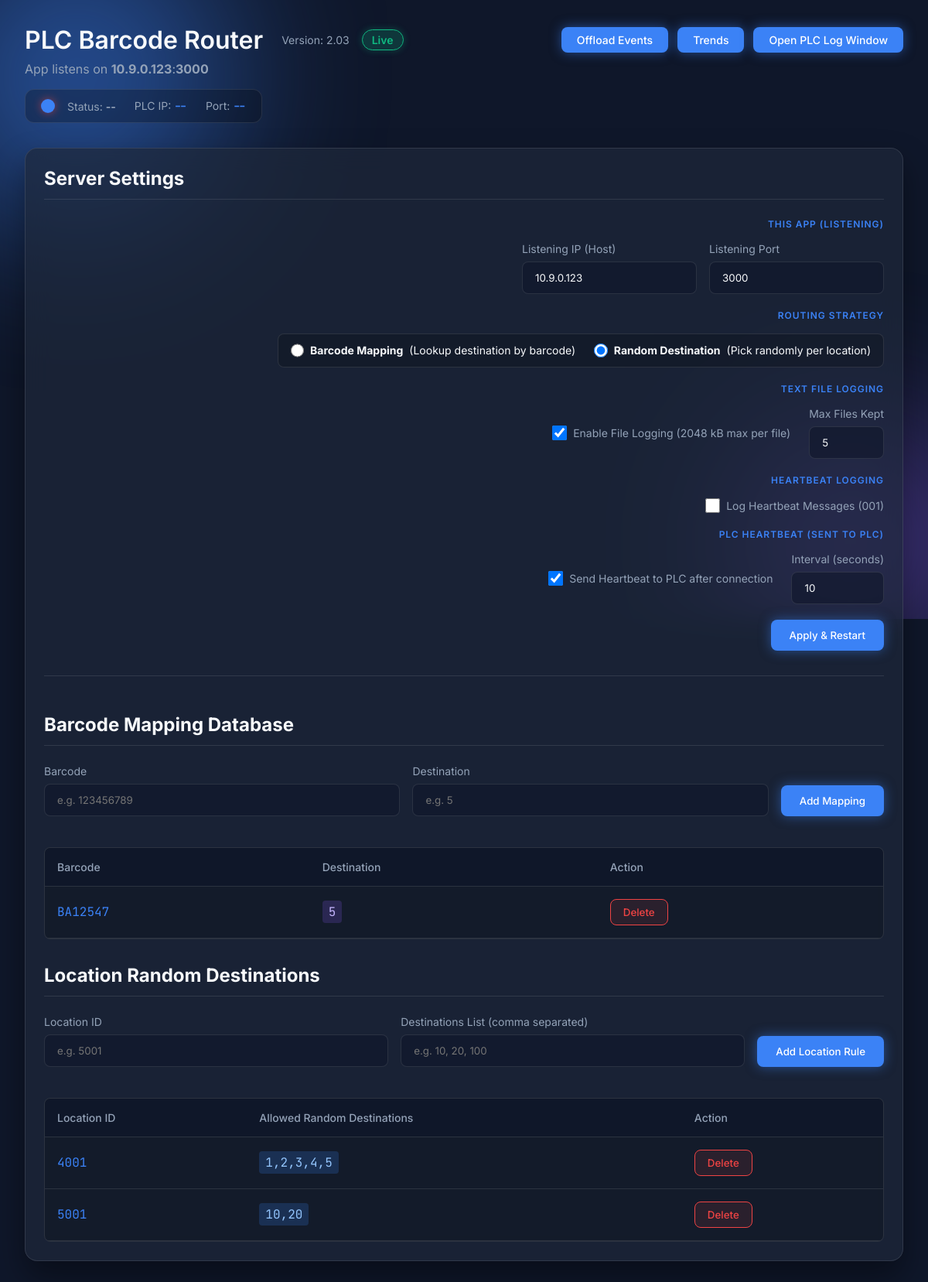
The page / on the database its author committed.
### tables this page shows
CREATE TABLE settings (
            id INTEGER PRIMARY KEY CHECK (id = 1),
            host TEXT NOT NULL,
            port INTEGER NOT NULL
        , log_to_file INTEGER NOT NULL DEFAULT 0, log_file_count INTEGER NOT NULL DEFAULT 5, routing_mode TEXT NOT NULL DEFAULT 'barcode', log_heartbeat INTEGER NOT NULL DEFAULT 1, heartbeat_interval INTEGER NOT NULL DEFAULT 10, heartbeat_enabled INTEGER NOT NULL DEFAULT 1);

CREATE TABLE routing (
            id INTEGER PRIMARY KEY AUTOINCREMENT,
            barcode TEXT UNIQUE NOT NULL,
            destination INTEGER NOT NULL
        );

CREATE TABLE random_routing (
            id INTEGER PRIMARY KEY AUTOINCREMENT,
            location TEXT NOT NULL,
            destinations TEXT NOT NULL
        );

### main.py (the view)
@app.get("/", response_class=HTMLResponse)
async def read_root(request: Request):
    mappings = database.get_all_mappings()
    random_rules = database.get_all_random_rules()
    settings = database.get_settings()
    return templates.TemplateResponse(
        request=request,
        name="index.html",
        context={"request": request, "mappings": mappings, "random_rules": random_rules, "settings": settings}
    )

### templates/index.html (shortened to what this page needs)
<!DOCTYPE html>
<html lang="en">
<head>
    <link rel="stylesheet" href="/static/style.css?v=10">
</head>
<body>
    <div class="background">
        <div class="blob blob1"></div>
        <div class="blob blob2"></div>
    </div>
    <div class="container">
        <header>
            <div style="display:flex; align-items:center; justify-content:space-between; flex-wrap:wrap; gap:1rem;">
                <h1>PLC Barcode Router <span style="font-size: 0.875rem; color: var(--text-muted); font-weight: 400; margin-left: 0.5rem;">Version: 2.03</span> <span class="badge" id="status-badge">Live</span></h1>
                <div style="display:flex; align-items:center; gap:0.75rem; flex-wrap:wrap;">
                    <a class="btn primary-btn popout-btn" href="/offload" style="text-decoration:none;">Offload Events</a>
                    <a class="btn primary-btn popout-btn" href="/trends" style="text-decoration:none;">Trends</a>
                    <button class="btn primary-btn popout-btn" id="popout-logs" onclick="openLogsWindow()">Open PLC Log Window</button>
                </div>
            </div>
            <p>App listens on <strong id="header-host">{{ settings.host }}</strong>:<strong id="header-port">{{ settings.port }}</strong></p>
            <div class="connection-bar">
                <span class="led led-disconnected" id="conn-led"></span>
                <div class="conn-info">
                    <span class="conn-item">Status: <strong id="conn-status">--</strong></span>
                    <span class="conn-item">PLC IP: <strong id="conn-plc-ip" class="font-mono">--</strong></span>
                    <span class="conn-item">Port: <strong id="conn-port" class="font-mono">--</strong></span>
                </div>
            </div>
        </header>
        <div class="grid">
            <div class="panel management">
                <div class="panel-header">
                    <h2>Server Settings</h2>
                </div>
                <form id="settings-form" class="glass-form" style="margin-bottom: 2rem; padding-bottom: 2rem; border-bottom: 1px solid var(--border-color); flex-direction: column; gap: 0.75rem;">
                    <p class="settings-section-label">This App (Listening)</p>
                    <div style="display:flex; gap:1rem; flex-wrap:wrap;">
                        <div class="form-group">
                            <label for="host">Listening IP (Host)</label>
                            <input type="text" id="host" name="host" value="{{ settings.host }}" required>
                        </div>
                        <div class="form-group">
                            <label for="port">Listening Port</label>
                            <input type="number" id="port" name="port" value="{{ settings.port }}" required>
                        </div>
                    </div>
                    <p class="settings-section-label" style="margin-top:0.5rem;">Routing Strategy</p>
                    <div style="display:flex; gap:1.5rem; align-items:center; flex-wrap:wrap; background: rgba(0,0,0,0.2); padding: 0.75rem 1rem; border-radius: 0.5rem; border: 1px solid var(--border-color);">
                        <label style="display:flex; align-items:center; gap:0.5rem; cursor:pointer; margin:0; color:var(--text-main);">
                            <input type="radio" name="routing_mode" value="barcode" {% if settings.routing_mode == 'barcode' %}checked{% endif %} style="width:1.1rem; height:1.1rem;">
                            <strong>Barcode Mapping</strong> (Lookup destination by barcode)
                        </label>
                        <label style="display:flex; align-items:center; gap:0.5rem; cursor:pointer; margin:0; color:var(--text-main);">
                            <input type="radio" name="routing_mode" value="random" {% if settings.routing_mode == 'random' %}checked{% endif %} style="width:1.1rem; height:1.1rem;">
                            <strong>Random Destination</strong> (Pick randomly per location)
                        </label>
                    </div>
                    <p class="settings-section-label" style="margin-top:0.5rem;">Text File Logging</p>
                    <div style="display:flex; gap:1.5rem; align-items:center; flex-wrap:wrap;">
                        <div style="display:flex; align-items:center; gap:0.5rem;">
                            <input type="checkbox" id="log_to_file" name="log_to_file" value="true" {% if settings.log_to_file %}checked{% endif %} style="width: 1.2rem; height: 1.2rem; cursor: pointer;">
                            <label for="log_to_file" style="cursor: pointer; margin:0;">Enable File Logging (2048 kB max per file)</label>
                        </div>
                        <div class="form-group" style="max-width: 150px;">
                            <label for="log_file_count">Max Files Kept</label>
                            <input type="number" id="log_file_count" name="log_file_count" value="{{ settings.log_file_count }}" min="1" max="50" required>
                        </div>
                    </div>
                    <p class="settings-section-label" style="margin-top:0.5rem;">Heartbeat Logging</p>
                    <div style="display:flex; gap:1.5rem; align-items:center; flex-wrap:wrap;">
                        <div style="display:flex; align-items:center; gap:0.5rem;">
                            <input type="checkbox" id="log_heartbeat" name="log_heartbeat" value="true" {% if settings.log_heartbeat %}checked{% endif %} style="width: 1.2rem; height: 1.2rem; cursor: pointer;">
                            <label for="log_heartbeat" style="cursor: pointer; margin:0;">Log Heartbeat Messages (001)</label>
                        </div>
                    </div>
                    <p class="settings-section-label" style="margin-top:0.5rem;">PLC Heartbeat (Sent to PLC)</p>
                    <div style="display:flex; gap:1.5rem; align-items:center; flex-wrap:wrap;">
                        <div style="display:flex; align-items:center; gap:0.5rem;">
                            <input type="checkbox" id="heartbeat_enabled" name="heartbeat_enabled" value="true" {% if settings.heartbeat_enabled %}checked{% endif %} style="width: 1.2rem; height: 1.2rem; cursor: pointer;">
                            <label for="heartbeat_enabled" style="cursor: pointer; margin:0;">Send Heartbeat to PLC after connection</label>
                        </div>
                        <div class="form-group" style="max-width: 150px;">
                            <label for="heartbeat_interval">Interval (seconds)</label>
                            <input type="number" id="heartbeat_interval" name="heartbeat_interval" value="{{ settings.heartbeat_interval }}" min="1" max="3600" required>
                        </div>
                    </div>
                    <div style="margin-top:0.5rem;">
                        <button type="submit" class="btn primary-btn">Apply &amp; Restart</button>
                    </div>
                </form>
                <div class="panel-header" style="margin-top: 1rem;">
                    <h2>Barcode Mapping Database</h2>
                </div>
                <form id="add-form" class="glass-form">
                    <div class="form-group">
                        <label for="barcode">Barcode</label>
                        <input type="text" id="barcode" name="barcode" placeholder="e.g. 123456789" required autocomplete="off">
                    </div>
                    <div class="form-group">
                        <label for="destination">Destination</label>
                        <input type="number" id="destination" name="destination" placeholder="e.g. 5" min="0" required>
                    </div>
                    <button type="submit" class="btn primary-btn">Add Mapping</button>
                </form>
                <div class="table-container" style="max-height: 250px; margin-bottom: 2rem;">
                    <table id="mappings-table">
                        <thead>
                            <tr>
                                <th>Barcode</th>
                                <th>Destination</th>
                                <th>Action</th>
                            </tr>
                        </thead>
                        <tbody>
                            {% for m in mappings %}
                            <tr data-id="{{ m.id }}">
                                <td class="font-mono">{{ m.barcode }}</td>
                                <td><span class="dest-badge">{{ m.destination }}</span></td>
                                <td><button class="btn delete-btn" onclick="deleteMapping({{ m.id }})">Delete</button></td>
                            </tr>
                            {% endfor %}
                        </tbody>
                    </table>
                </div>
                <div class="panel-header">
                    <h2>Location Random Destinations</h2>
                </div>
                <form id="add-random-form" class="glass-form">
                    <div class="form-group">
                        <label for="location">Location ID</label>
                        <input type="text" id="location" name="location" placeholder="e.g. 5001" required autocomplete="off">
                    </div>
                    <div class="form-group">
                        <label for="destinations">Destinations List (comma separated)</label>
                        <input type="text" id="destinations" name="destinations" placeholder="e.g. 10, 20, 100" required autocomplete="off">
                    </div>
                    <button type="submit" class="btn primary-btn">Add Location Rule</button>
                </form>
                <div class="table-container" style="max-height: 250px;">
                    <table id="random-table">
                        <thead>
                            <tr>
                                <th>Location ID</th>
                                <th>Allowed Random Destinations</th>
                                <th>Action</th>
                            </tr>
                        </thead>
                        <tbody>
                            {% for r in random_rules %}
                            <tr data-id="{{ r.id }}">
                                <td class="font-mono">{{ r.location }}</td>
                                <td><span class="dest-badge" style="background: rgba(59, 130, 246, 0.2); color: #93c5fd;">{{ r.destinations }}</span></td>
                                <td><button class="btn delete-btn" onclick="deleteRandomRule({{ r.id }})">Delete</button></td>
                            </tr>
                            {% endfor %}
                        </tbody>
                    </table>
                </div>
            </div>
        </div>
    </div>
</body>
</html>

### static/style.css (style rules this page uses)
:root { --bg-dark: #0f172a; --panel-bg: rgba(30, 41, 59, 0.7); --border-color: rgba(255, 255, 255, 0.1); --text-main: #f8fafc; --text-muted: #94a3b8; --accent: #3b82f6; --accent-glow: rgba(59, 130, 246, 0.5); --accent-purple: #8b5cf6; --danger: #ef4444; --success: #10b981; }
* { box-sizing: border-box; margin: 0; padding: 0; }
body { background-color: var(--bg-dark); color: var(--text-main); font-family: 'Inter', sans-serif; min-height: 100vh; overflow-x: hidden; position: relative; }
.background { position: fixed; top: 0; left: 0; width: 100vw; height: 100vh; z-index: -1; overflow: hidden; }
.blob { position: absolute; border-radius: 50%; filter: blur(100px); opacity: 0.5; }
.blob1 { width: 400px; height: 400px; background: var(--accent); top: -100px; left: -100px; animation: float 10s ease-in-out infinite; }
.blob2 { width: 300px; height: 300px; background: var(--accent-purple); bottom: -50px; right: -50px; animation: float 8s ease-in-out infinite reverse; }
.container { max-width: 1400px; margin: 0 auto; padding: 2rem; }
header { margin-bottom: 2rem; display: flex; flex-direction: column; gap: 0.5rem; }
header h1 { font-size: 2rem; font-weight: 600; display: flex; align-items: center; gap: 1rem; }
.badge { background: rgba(16, 185, 129, 0.2); color: var(--success); font-size: 0.875rem; padding: 0.25rem 0.75rem; border-radius: 9999px; border: 1px solid var(--success); box-shadow: 0 0 10px rgba(16, 185, 129, 0.3); }
header p { color: var(--text-muted); }
.connection-bar { display: flex; align-items: center; gap: 1rem; background: rgba(0, 0, 0, 0.25); border: 1px solid var(--border-color); border-radius: 0.75rem; padding: 0.75rem 1.25rem; width: fit-content; margin-top: 0.5rem; }
.conn-info { display: flex; align-items: center; gap: 1.5rem; flex-wrap: wrap; }
.conn-item { color: var(--text-muted); font-size: 0.875rem; }
.led { width: 18px; height: 18px; border-radius: 50%; flex-shrink: 0; background: var(--danger); box-shadow: 0 0 12px rgba(239, 68, 68, 0.6); transition: background 0.3s ease, box-shadow 0.3s ease; }
.led-disconnected { background: #3b82f6; animation: led-blink 3s ease-in-out infinite; }
.grid { display: grid; grid-template-columns: 1fr; gap: 2rem; }
.panel { background: var(--panel-bg); backdrop-filter: blur(16px); -webkit-backdrop-filter: blur(16px); border: 1px solid var(--border-color); border-radius: 1rem; padding: 1.5rem; box-shadow: 0 20px 40px rgba(0, 0, 0, 0.4); display: flex; flex-direction: column; max-height: 800px; overflow-y: auto; }
.management { max-height: none; height: max-content; overflow: visible; }
.panel-header { display: flex; justify-content: space-between; align-items: center; margin-bottom: 1.5rem; border-bottom: 1px solid var(--border-color); padding-bottom: 0.75rem; }
.glass-form { display: flex; align-items: flex-end; gap: 1rem; margin-bottom: 1.5rem; }
.form-group { display: flex; flex-direction: column; gap: 0.5rem; flex: 1; }
label { font-size: 0.875rem; color: var(--text-muted); }
input { background: rgba(15, 23, 42, 0.6); border: 1px solid var(--border-color); border-radius: 0.5rem; padding: 0.75rem 1rem; color: var(--text-main); font-family: inherit; outline: none; transition: all 0.3s ease; }
.btn { padding: 0.75rem 1.5rem; border-radius: 0.5rem; border: none; font-weight: 500; cursor: pointer; transition: all 0.2s; font-family: inherit; }
.primary-btn { background: var(--accent); color: white; box-shadow: 0 0 15px var(--accent-glow); }
.popout-btn { padding: 0.5rem 1.25rem; font-size: 0.875rem; flex-shrink: 0; }
.delete-btn { background: rgba(239, 68, 68, 0.1); color: var(--danger); border: 1px solid var(--danger); padding: 0.5rem 1rem; }
.table-container { overflow-y: auto; max-height: 500px; border: 1px solid var(--border-color); border-radius: 0.5rem; background: rgba(0, 0, 0, 0.2); }
table { width: 100%; border-collapse: collapse; }
th, td { padding: 1rem; text-align: left; border-bottom: 1px solid var(--border-color); }
th { background: rgba(15, 23, 42, 0.8); position: sticky; top: 0; font-size: 0.875rem; color: var(--text-muted); font-weight: 500; }
.font-mono { font-family: 'JetBrains Mono', monospace; color: var(--accent); }
.dest-badge { background: rgba(139, 92, 246, 0.2); color: #c4b5fd; padding: 0.25rem 0.5rem; border-radius: 0.25rem; font-family: 'JetBrains Mono', monospace; }
.settings-section-label { font-size: 0.75rem; font-weight: 600; text-transform: uppercase; letter-spacing: 0.08em; color: var(--accent); margin-bottom: 0.25rem; }

### rows shown on the page
settings: host "10.9.0.123", port "3000", routing_mode "☐ Barcode Mapping (Lookup destin", routing_mode "☑ Random Destination (Pick rando", log_to_file "☑", log_file_count "5", heartbeat_enabled "☑", heartbeat_interval "10"
routing: barcode "BA12547", destination "5"
random_routing: location "4001", destinations "1,2,3,4,5"
random_routing: location "5001", destinations "10,20"
